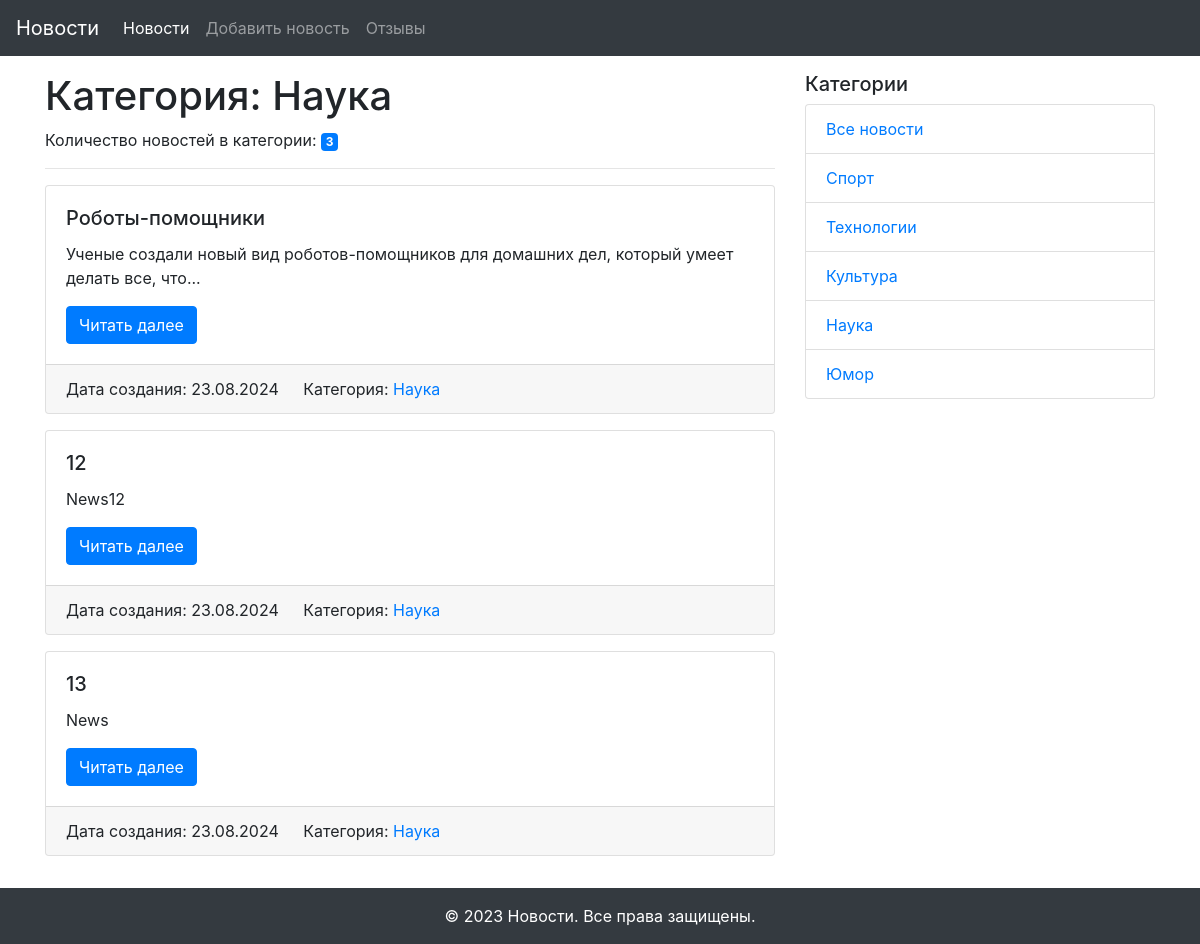
The page /category/4 on the database as committed earlier.
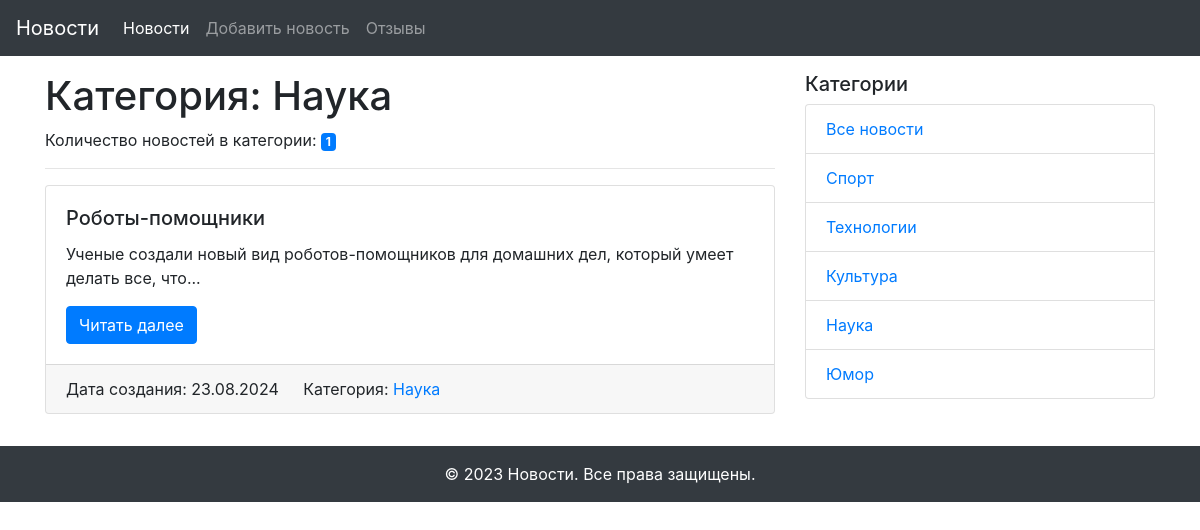
The same page on the database as committed later.
### main.py (models this page shows, shortened)
class Category(db.Model):
    id = db.Column(db.Integer, primary_key=True)
    title = db.Column(db.String(255), nullable=False)
    news = db.relationship('News', back_populates='category')

class News(db.Model):
    id = db.Column(db.Integer, primary_key=True)
    title = db.Column(db.String(255), unique=True, nullable=False)
    text = db.Column(db.Text, nullable=False)
    created_date = db.Column(db.DateTime, default=datetime.utcnow)
    category_id = db.Column(db.Integer, db.ForeignKey('category.id'))
    category = db.relationship('Category', back_populates='news')

### main.py (the view)
@app.route('/category/<int:id>')
def news_in_category(id):
    category = Category.query.get(id)
    news = category.news
    category_name = category.title
    categories = Category.query.all()
    return render_template('category.html',
                           news=news,
                           category_name=category_name,
                           categories=categories)

### templates/category.html (shortened to what this page needs)
{% extends "base.html" %}
{% block content %}
  <h1>Категория: {{ category_name }}</h1>
  <p>Количество новостей в категории: <span class="badge badge-primary">{{ news|length }}</span></p>
  <hr>
  {% for news in news %}
  <div class="card mb-3">
    <div class="card-body">
      <h5 class="card-title">{{ news.title }}</h5>
      <p class="card-text">{{ news.text|truncate(100) }}</p>
      <a href="{{ url_for('news_detail', id=news.id) }}" class="btn btn-primary">Читать далее</a>
    </div>
    <div class="card-footer">
      {% if news.created_date %}
        <span class="card-link">Дата создания: {{ news.created_date.strftime('%d.%m.%Y') }}</span>
      {% endif %}
      {% if news.category %}
        <span class="card-link">Категория: <a href="{{ url_for('news_in_category', id=news.category.id) }}">{{ news.category.title }}</a></span>
      {% endif %}
    </div>
  </div>
  {% else %}
  <p class="card-text">Новостей пока нет!</p>
  {% endfor %}
{% endblock content %}

### templates/base.html (shortened to what this page needs)
<!DOCTYPE html>
<html lang="ru">
<head>
  <link rel="stylesheet" href="{{ url_for('static', filename='css/bootstrap.min.css') }}">
</head>
<body>
  <div id="wrapper">
    {% include "navigation.html" %}
    <div class="container my-3">
      <div class="row">
        <div class="col-md-8">
          {% block content %}{% endblock content %}
        </div>
        {% include "side_navigation.html" %}
      </div>
    </div>
    {% include "footer.html" %}
  </div>
</body>
</html>

### templates/navigation.html (shortened to what this page needs)
<nav class="navbar navbar-expand-md navbar-dark bg-dark">
    <a class="navbar-brand" href="{{ url_for('index') }}">Новости</a>
    <div class="collapse navbar-collapse" id="navbarNav">
        <ul class="navbar-nav">
            <li class="nav-item active">
                <a class="nav-link" href="{{ url_for('index') }}">Новости</a>
            </li>
            <li class="nav-item">
                <a class="nav-link" href="{{ url_for('add_news') }}">Добавить новость</a>
            </li>
            <li class="nav-item">
                <a class="nav-link" href="{{ url_for('feedback') }}">Отзывы</a>
            </li>
        </ul>
    </div>
</nav>

### templates/side_navigation.html
<div class="col-md-4">
    <h5>Категории</h5>
    <ul class="list-group">
        <li class="list-group-item"><a href="{{ url_for('index') }}">Все новости</a></li>
        {% for category in categories %}
        <li class="list-group-item"><a href="{{ url_for('news_in_category', id=category.id) }}">{{ category.title }}</a></li>
        {% endfor %}
    </ul>
</div>

### templates/footer.html
<footer id="footer" class="bg-dark text-white text-center py-3">
    &copy; 2023 Новости. Все права защищены.
</footer>

Rows that differ between the two databases and show on the page:
removed News: title "12", text "News12", created_date "23.08.2024", category "Наука"
removed News: title "13", text "News", created_date "23.08.2024", category "Наука"
Other text that changed with them:
{{ news|length }}: "3" → "1"
